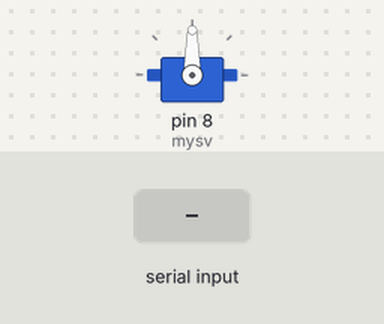
This sketch was run on a simulated Arduino Uno, built with avr-gcc and run on an emulated ATmega328P. Shown: servo. The test bench sets the inputs (shaded band).

Above: at 1.2 s.
1.3 s: "1" received over Serial
At 2.0 s:
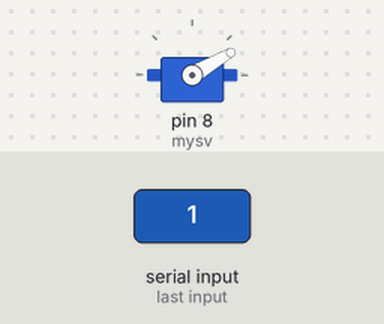
2.8 s: "0" received over Serial
At 3.1 s:
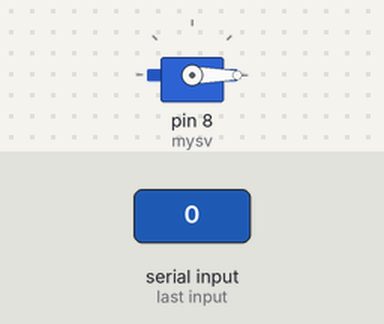
Timing chart, 0 to 5.8 s (numbered marks = the images above; inputs shaded):
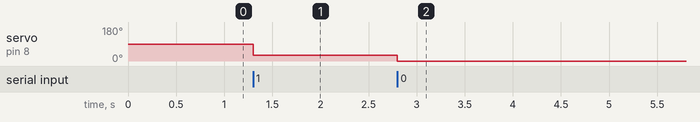

The sketch:

E14_Servo30.ino
```cpp
#include<Servo.h> //Servo 라이브러리를 추가
Servo mysv;      //Servo 클래스로 servo객체 생성
int po = 0;    // 각도를 조절할 변수

void setup() {
  mysv.attach(8);     //맴버함수인 attach : 핀 설정
  Serial.begin(9600); //시리얼 모니터 사용 고고
}

void loop() {
  if(Serial.available())      //시리얼 모니터에 데이터가 입력되면
  {
    char in_data;             // 입력된 데이터를 담을 변수 in_data
    in_data = Serial.read(); //시리얼모니터로 입력된 데이터 in_data로 저장
    if(in_data == '1')        //입력된 데이터가 1이라면
    {
      po += 30;            //각도를 30도 증가시킨다.
      if(po == 210)        //각도가 210도가 되면 (180도보다 커지면)
        po = 0;        //각도를 0으로 초기화
    }
    else                      //그외의 데이터가 입력1되면
      po = 0;              //각도를 0으로 초기화

    mysv.write(po); //value값의 각도로 회전. ex) po가 90이라면 90도 회전
  }
}
```

Measured:
- after the input at 1.3 s, servo on pin 8 (mysv): 90° → 30° at once
- after the input at 2.8 s, servo on pin 8 (mysv): 30° → 0° at once
